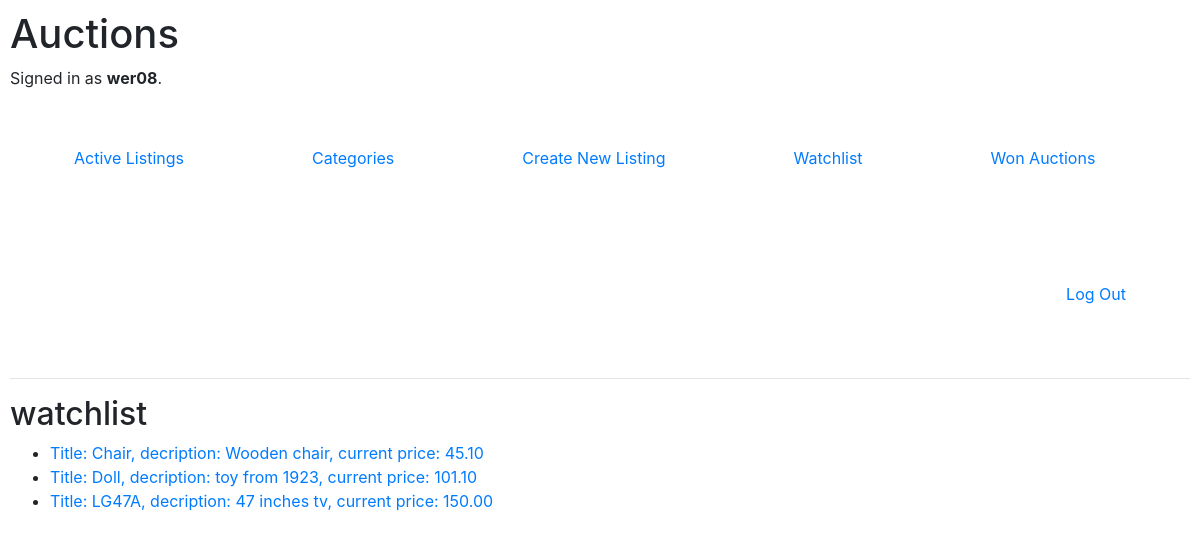
/watchlist (signed in), run on an earlier commit of the app's database.
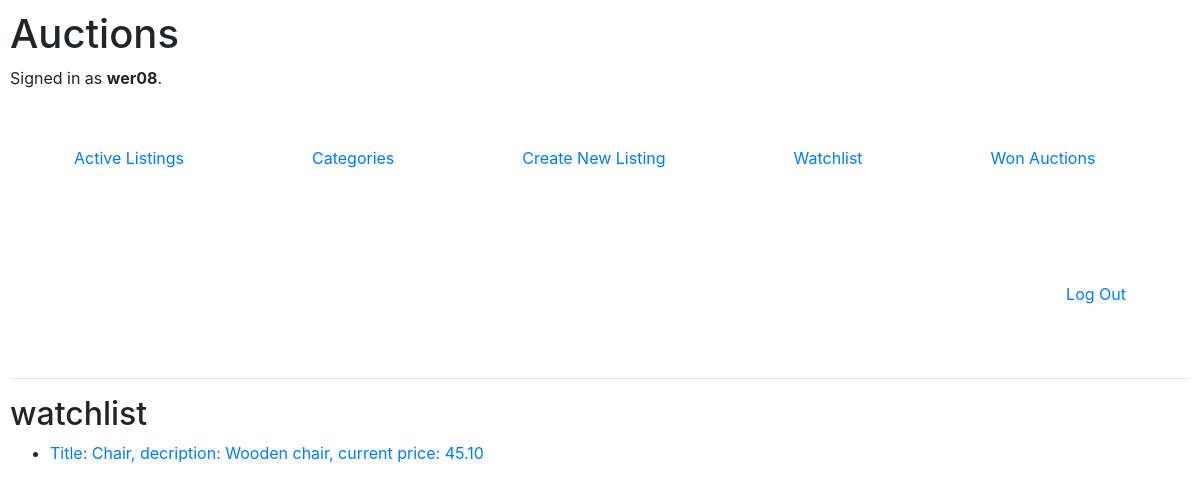
And on a later commit of the database.
### auctions/models.py (models this page shows, shortened)
class AuctionListing(models.Model):
    categories = [
    ("Clothing","Clothing"),
    ("Car","Car"),
    ("RTV","RTV"),
    ("AGD","AGD"),
    ("Toy","Toy"),
    ("Home","Home")
    ]
    title = models.CharField(max_length=64)
    category = models.CharField(max_length=10, blank=True, choices=categories)
    description = models.CharField(max_length=512)
    starting_bid = models.DecimalField(max_digits=10, decimal_places=2)
    current_price = models.DecimalField(max_digits=10, decimal_places=2, null=True, blank=True)
    owner = models.ForeignKey(User, on_delete=models.CASCADE, related_name="owner")
    active = models.BooleanField(default=True)
    winner = models.ForeignKey(User, blank=True, null=True, on_delete=models.SET_NULL, related_name="winner")
    image = models.CharField(max_length=10240,default="https://encrypted-tbn0.gstatic.com/images?q=tbn:ANd9GcRqEWgS0uxxEYJ0PsOb2OgwyWvC0Gjp8NUdPw&usqp=CAU",blank=True,null=True)
    def __str__(self):
        return f"Title: {self.title}, decription: {self.description}, current price: {self.current_price}"

### auctions/views.py (the view)
# urls.py: path("watchlist",views.watchlist, name="watchlist"),
def watchlist(request):
    listings = []
    list = Watchlist.objects.filter(user = request.user)
    for object in list:
        listings.append(object.listing)
    return render(request, "auctions/watchlist.html",{
        "listings": listings
    })

### auctions/templates/auctions/watchlist.html
{% extends "auctions/layout.html" %}
{% block body %}
    <h2>watchlist</h2>
    <ul>
    {% for listing in listings %}
        <li>
            <a href = "{% url 'listing' listing.id %}">{{listing}}</a>
        </li>
    {% endfor %}
    </ul>
{% endblock %}

What changed in the data, as far as the page shows it:
no longer on this page (row edited): AuctionListing: title+description+current_price "Title: Doll, decription: toy from 1923, current price: 101.10"
no longer on this page (row unchanged): AuctionListing: title+description+current_price "Title: LG47A, decription: 47 inches tv, current price: 150.00"
